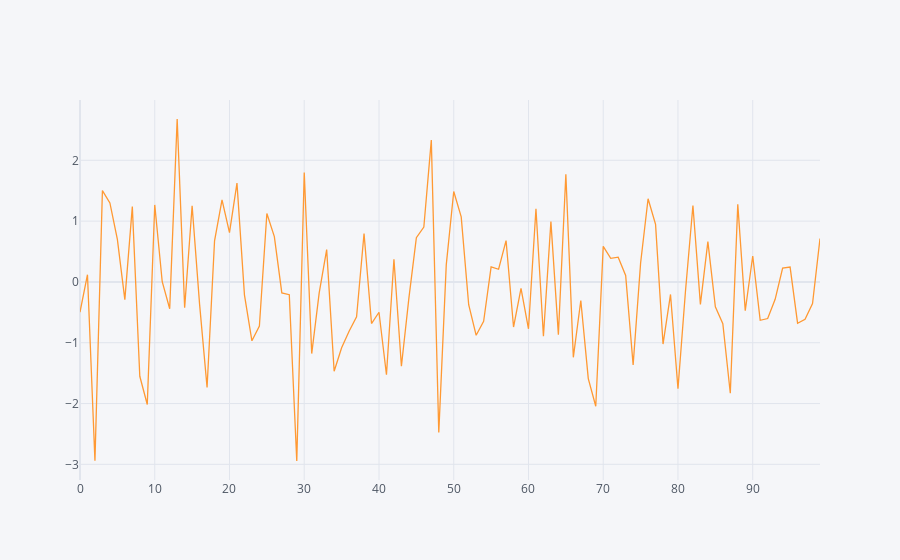

The notebook cell saved with this chart:
### Code cell
df.A.iplot()

### Figure 1 — Plotly figure (JSON) as saved in the notebook; plotly's stock layout.template omitted (floating-point values rounded to 4 significant figures)
{"data": [{"line": {"color": "rgba(255, 153, 51, 1.0)", "dash": "solid", "shape": "linear", "width": 1.3}, "mode": "lines", "name": "A", "text": "", "type": "scatter", "x": [0, 1, 2, 3, 4, 5, 6, 7, 8, 9, 10, 11, 12, 13, 14, 15, 16, 17, 18, 19, 20, 21, 22, 23, 24, 25, 26, 27, 28, 29, 30, 31, 32, 33, 34, 35, 36, 37, 38, 39, 40, 41, 42, 43, 44, 45, 46, 47, 48, 49, 50, 51, 52, 53, 54, 55, 56, 57, 58, 59, 60, 61, 62, 63, 64, 65, 66, 67, 68, 69, 70, 71, 72, 73, 74, 75, 76, 77, 78, 79, 80, 81, 82, 83, 84, 85, 86, 87, 88, 89, 90, 91, 92, 93, 94, 95, 96, 97, 98, 99], "y": [-0.4978, 0.1179, -2.941, 1.502, 1.299, 0.6995, -0.2907, 1.238, -1.552, -2.016, 1.266, 0.002698, -0.4408, 2.679, -0.4228, 1.252, -0.3691, -1.737, 0.6758, 1.35, 0.8093, 1.625, -0.2132, -0.9685, -0.7263, 1.125, 0.7459, -0.1803, -0.2105, -2.945, 1.801, -1.179, -0.1793, 0.5312, -1.47, -1.084, -0.8116, -0.5729, 0.7972, -0.6845, -0.499, -1.527, 0.3733, -1.388, -0.2678, 0.7271, 0.9021, 2.332, -2.475, 0.2805, 1.486, 1.07, -0.3752, -0.8781, -0.6467, 0.2456, 0.2078, 0.6801, -0.7421, -0.1051, -0.7715, 1.203, -0.8943, 0.9919, -0.8672, 1.771, -1.24, -0.3051, -1.59, -2.045, 0.5845, 0.3872, 0.4072, 0.1051, -1.365, 0.3111, 1.368, 0.9461, -1.022, -0.2059, -1.756, -0.1584, 1.258, -0.3694, 0.6621, -0.409, -0.6879, -1.831, 1.275, -0.4738, 0.4261, -0.631, -0.6028, -0.2865, 0.2268, 0.2444, -0.6793, -0.6144, -0.3554, 0.7121]}], "layout": {"legend": {"bgcolor": "#F5F6F9", "font": {"color": "#4D5663"}}, "paper_bgcolor": "#F5F6F9", "plot_bgcolor": "#F5F6F9", "title": {"font": {"color": "#4D5663"}}, "xaxis": {"gridcolor": "#E1E5ED", "showgrid": true, "tickfont": {"color": "#4D5663"}, "title": {"font": {"color": "#4D5663"}, "text": ""}, "zerolinecolor": "#E1E5ED"}, "yaxis": {"gridcolor": "#E1E5ED", "showgrid": true, "tickfont": {"color": "#4D5663"}, "title": {"font": {"color": "#4D5663"}, "text": ""}, "zerolinecolor": "#E1E5ED"}}}
